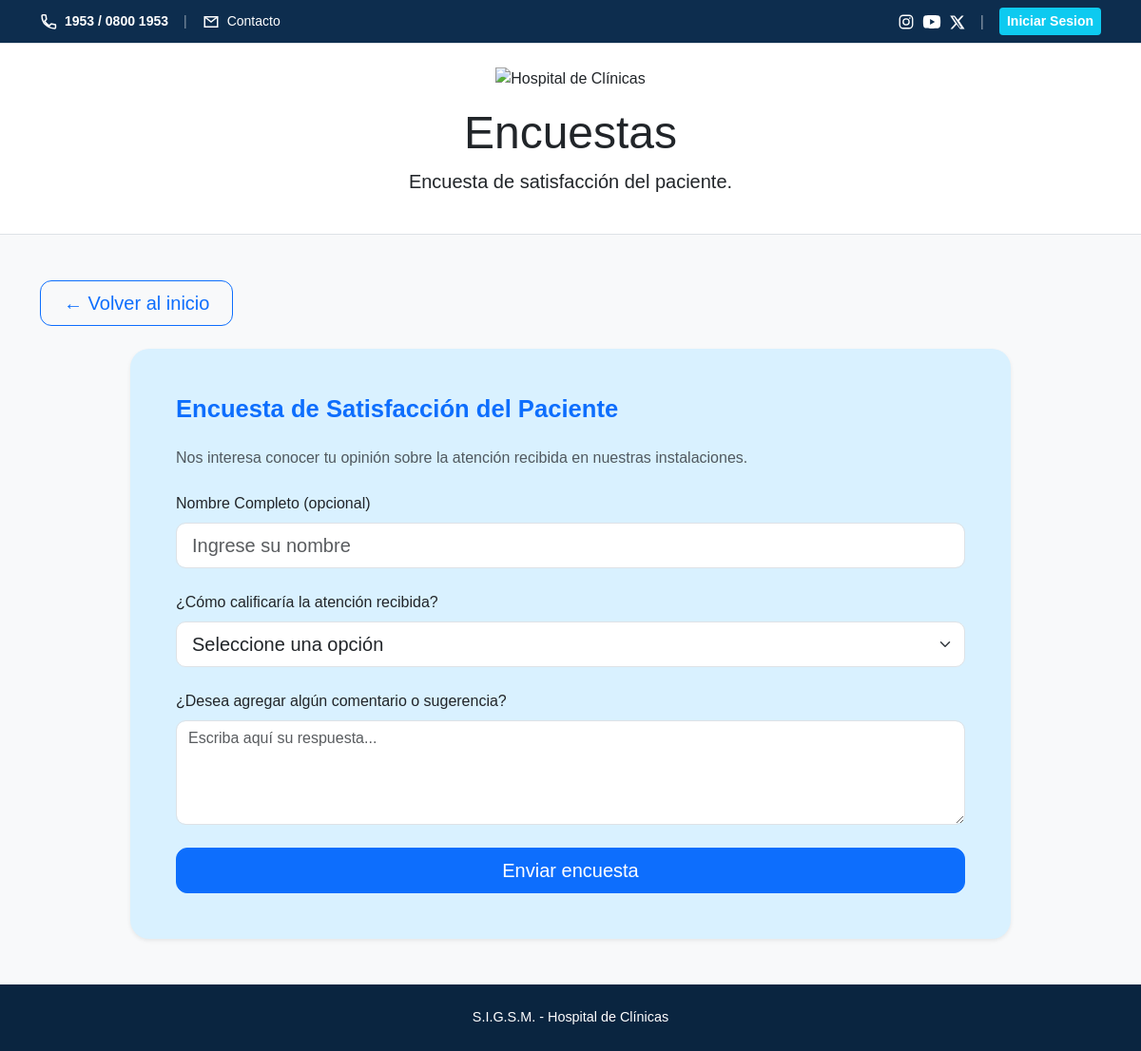
Screenshot of /Hospital/encuestas.php with the database file from the repository.
### tables this page shows
CREATE TABLE `encuesta` (
  `id_encuesta` int(11) NOT NULL,
  `nombre` varchar(150) NOT NULL,
  `descripcion` text DEFAULT NULL,
  `estado` varchar(50) DEFAULT 'Abierta',
  `fecha_creacion` datetime DEFAULT current_timestamp()
);

CREATE TABLE `pregunta` (
  `id_pregunta` int(11) NOT NULL,
  `texto` text NOT NULL,
  `tipo` enum('Texto','Opcion','Escala') NOT NULL,
  `id_encuesta` int(11) NOT NULL
);

### Hospital/encuestas.php (the view, shortened to what this page needs)
<?php
require_once 'conexion.php';
?>
<!DOCTYPE html>
<html lang="es">
<head>
    <link href="https://cdn.jsdelivr.net/npm/bootstrap@5.3.7/dist/css/bootstrap.min.css" rel="stylesheet">
    <link rel="stylesheet" href="css/estilos.css">
</head>
<body>
    <div class="py-2 border-bottom" style="background-color: #0d2d4e;">
        <div class="container d-flex justify-content-between align-items-center flex-wrap gap-2">
            <small class="text-white d-flex align-items-center gap-3">
                <span class="d-flex align-items-center gap-2">
                    <strong>1953 / 0800 1953</strong>
                </span>
                <span class="opacity-50">|</span>
                <a href="mailto:atencionalusuario@hc.edu.uy" class="text-white text-decoration-none d-flex align-items-center gap-2">
                    <svg width="18" height="18" viewBox="0 0 24 24" fill="none" stroke="currentColor" stroke-width="2"><path d="M3 5h18v14H3z"/><path d="M3 5l9 7 9-7"/></svg>
                    <span>Contacto</span>
                </a>
            </small>
            <div class="d-flex align-items-center gap-3">
                <div class="d-inline-flex align-items-center gap-2">
                    <a href="https://www.instagram.com/hclinicasuy" target="_blank" class="text-white text-decoration-none" aria-label="Instagram">
                        <svg width="18" height="18" viewBox="0 0 24 24" fill="none" stroke="currentColor" stroke-width="1.8"><rect x="3" y="3" width="18" height="18" rx="5"/><circle cx="12" cy="12" r="4.2"/><circle cx="17.2" cy="6.8" r="1.1" fill="currentColor" stroke="none"/></svg>
                    </a>
                    <a href="https://www.youtube.com/user/CETECIHCURUGUAY" target="_blank" class="text-white text-decoration-none" aria-label="YouTube">
                    </a>
                    <a href="https://x.com/hcmquintela" target="_blank" class="text-white text-decoration-none" aria-label="X">
                        <svg width="17" height="17" viewBox="0 0 24 24" fill="currentColor"><path d="M18.9 2H22l-6.8 7.8L23.3 22H16.6l-5.2-6.8L5.3 22H2.2l7.3-8.4L1.7 2h6.8l4.7 6.2L18.9 2zm-2.4 18h1.9L7.6 4H5.6l10.9 16z"/></svg>
                    </a>
                </div>
                <span class="text-white opacity-50">|</span>
                <?php if (isset($_SESSION['usuario_id'])): ?>
                    <span class="text-white fw-bold small">Hola, <?php echo htmlspecialchars($_SESSION['nombre']); ?></span>
                    <a href="logout.php" class="btn btn-danger btn-sm">Cerrar Sesión</a>
                <?php else: ?>
                    <button type="button" class="btn btn-info btn-sm text-white" data-bs-toggle="modal" data-bs-target="#modalEmpleado">
                        Iniciar Sesion
                    </button>
                <?php endif; ?>
            </div>
        </div>
    </div>
    <header class="bg-white py-4 border-bottom">
        <div class="container text-center">
            <img src="https://www.hc.edu.uy/imgnoticias/202609/1201.jpg" width="400" alt="Hospital de Clínicas" class="logo">
            <h1 class="display-5 mt-3">Encuestas</h1>
            <p class="lead">Encuesta de satisfacción del paciente.</p>
        </div>
    </header>
    <main class="container my-5">
        <div class="d-flex justify-content-between align-items-center mb-4 flex-wrap gap-3">
    <a href="index.php" class="btn btn-outline-primary btn-lg px-4 py-2">
        ← Volver al inicio
    </a>
</div>
        <section class="row justify-content-center">
            <div class="col-12 col-xl-10">
                <div class="card tarjeta shadow-sm">
                    <div class="card-body p-5">
                        <?php
                        $sql = "SELECT id_encuesta, nombre, descripcion FROM encuesta WHERE estado = 'Abierta' LIMIT 1";
                        $resultado = $conexion->query($sql);
                        if ($resultado && $resultado->num_rows > 0) {
                            $encuesta = $resultado->fetch_assoc();
                        ?>
                        <h3 class="card-title mb-4"><?php echo htmlspecialchars($encuesta['nombre']); ?></h3>
                        <p class="text-muted mb-4"><?php echo htmlspecialchars($encuesta['descripcion']); ?></p>
                        <form method="POST" action="encuestas.php">
                            <div class="mb-4">
                                <label class="form-label">Nombre Completo (opcional)</label>
                                <input type="text" name="nombre_opcional" class="form-control form-control-lg" placeholder="Ingrese su nombre">
                            </div>
                            <?php
                            $id_enc = $encuesta['id_encuesta'];
                            $sql_preguntas = "SELECT id_pregunta, texto, tipo FROM pregunta WHERE id_encuesta = ?";
                            $stmt_p = $conexion->prepare($sql_preguntas);
                            $stmt_p->bind_param("i", $id_enc);
                            $stmt_p->execute();
                            $res_preguntas = $stmt_p->get_result();
                            while($pregunta = $res_preguntas->fetch_assoc()) {
                                $id_preg = $pregunta['id_pregunta'];
                            ?>
                                <div class="mb-4">
                                    <label class="form-label"><?php echo htmlspecialchars($pregunta['texto']); ?></label>
                                    <?php if($pregunta['tipo'] === 'Escala' || $pregunta['tipo'] === 'Opcion'): ?>
                                        <select name="respuestas[<?php echo $id_preg; ?>]" class="form-select form-select-lg" required>
                                            <option value="" selected disabled>Seleccione una opción</option>
                                        </select>
                                    <?php else: ?>
                                        <textarea name="respuestas[<?php echo $id_preg; ?>]" class="form-control" rows="4" placeholder="Escriba aquí su respuesta..."></textarea>
                                    <?php endif; ?>
                                </div>
                            <?php
                            }
                            ?>
                            <div class="d-grid">
                                <button class="btn btn-primary btn-lg" type="submit">Enviar encuesta</button>
                            </div>
                        </form>
                        <?php
                        } else {
                        ?>
                            <h3 class="card-title mb-4">Encuestas</h3>
                            <p class="text-muted">No hay encuestas activas disponibles en este momento.</p>
                        <?php
                        }
                        ?>
                    </div>
                </div>
            </div>
        </section>
    </main>
    <footer class="text-center py-4 text-white" style="background-color: #0a2540;">
        <p class="mb-0">S.I.G.S.M. - Hospital de Clínicas</p>
    </footer>
</body>
</html>

### Hospital/estilos.css (style rules this page uses)
body { background-color: #f8f9fa; font-family: Arial, Helvetica, sans-serif; }
.logo { width: 500px; max-width: 100%; height: auto; }
.tarjeta { border: none; border-radius: 20px; background-color: #d9f1ff; transition: .2s; }
.card-title { font-size: 1.6rem; font-weight: bold; color: #0d6efd; }
.btn-info { background-color: #0dcaf0; border: none; font-weight: bold; }
.btn-lg { border-radius: 12px; }
.form-control, .form-select { border-radius: 10px; }
footer { background-color: #0a2540; color: #ffffff; font-size: .9rem; margin-top: 0 }

### rows the page displays
encuesta: nombre "Encuesta de Satisfacción del Paciente", descripcion "Nos interesa conocer tu opinión sobre la atención recibida en nuestras instalaciones."
pregunta: texto "¿Cómo calificaría la atención recibida?"
pregunta: texto "¿Desea agregar algún comentario o sugerencia?", id_pregunta "Escriba aquí su respuesta..."
